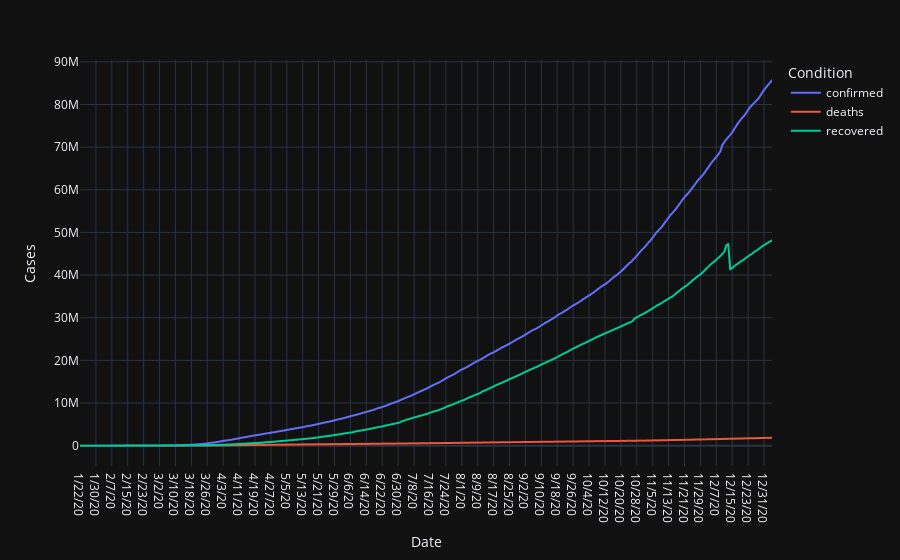

Notebook code cell kept with this figure:
### Code cell
import plotly.express as px
from data import make_global_df

df = make_global_df()

fig = px.line(df, x="date", y=["confirmed","deaths", "recovered"], labels={
    "value":"Cases",
    "variable":"Condition",
    "date":"Date"
    },
    template="plotly_dark",
    hover_data={
        'value': ":,",
        "variable": False,
        "date": False
    }
             )
fig

### Figure 1 — Plotly figure (JSON) as saved in the notebook; plotly's stock layout.template omitted (floating-point values rounded to 4 significant figures; data arrays with more than 128 entries replaced by an {"elided": "..."} marker saying what was removed)
{"data": [{"customdata": {"elided": "349x3 mixed values"}, "hovertemplate": "Cases=%{customdata[0]:,}<extra></extra>", "legendgroup": "confirmed", "line": {"color": "#636efa", "dash": "solid"}, "mode": "lines", "name": "confirmed", "showlegend": true, "type": "scattergl", "x": {"elided": "349 str values"}, "xaxis": "x", "y": {"elided": "349 int values"}, "yaxis": "y"}, {"customdata": {"elided": "349x3 mixed values"}, "hovertemplate": "Cases=%{customdata[0]:,}<extra></extra>", "legendgroup": "deaths", "line": {"color": "#EF553B", "dash": "solid"}, "mode": "lines", "name": "deaths", "showlegend": true, "type": "scattergl", "x": {"elided": "349 str values"}, "xaxis": "x", "y": {"elided": "349 int values"}, "yaxis": "y"}, {"customdata": {"elided": "349x3 mixed values"}, "hovertemplate": "Cases=%{customdata[0]:,}<extra></extra>", "legendgroup": "recovered", "line": {"color": "#00cc96", "dash": "solid"}, "mode": "lines", "name": "recovered", "showlegend": true, "type": "scattergl", "x": {"elided": "349 str values"}, "xaxis": "x", "y": {"elided": "349 int values"}, "yaxis": "y"}], "layout": {"legend": {"title": {"text": "Condition"}, "tracegroupgap": 0}, "margin": {"t": 60}, "xaxis": {"anchor": "y", "domain": [0, 1], "title": {"text": "Date"}}, "yaxis": {"anchor": "x", "domain": [0, 1], "title": {"text": "Cases"}}}}
